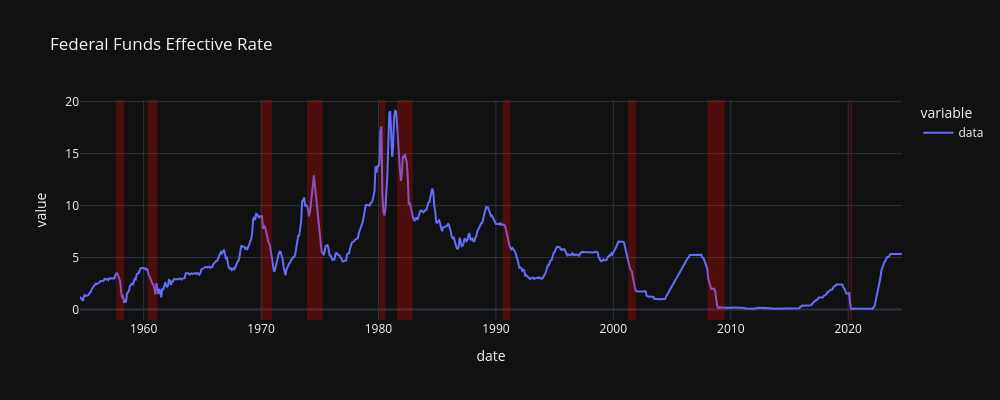

The notebook cell this image was saved under:
### Code cell
# """Federal Funds Effective Rate (FEDFUNDS)"""
plot_data("FEDFUNDS", "Federal Funds Effective Rate", years=70)

### Figure 1 — Plotly figure (JSON) as saved in the notebook; plotly's stock layout.template omitted (floating-point values rounded to 4 significant figures; data arrays with more than 128 entries replaced by an {"elided": "..."} marker saying what was removed)
{"data": [{"hovertemplate": "variable=data<br>date=%{x|%B %d, %Y}<br>value=%{y}<extra></extra>", "legendgroup": "data", "line": {"color": "#636efa", "dash": "solid"}, "marker": {"symbol": "circle"}, "mode": "lines", "name": "data", "orientation": "v", "showlegend": true, "type": "scatter", "x": {"elided": "841 str values"}, "xaxis": "x", "y": {"elided": "841 float values"}, "yaxis": "y"}], "layout": {"height": 400, "legend": {"title": {"text": "variable"}, "tracegroupgap": 0}, "shapes": [{"fillcolor": "red", "line": {"width": 0}, "opacity": 0.25, "type": "rect", "x0": "1957-09-01", "x1": "1958-05-01", "xref": "x", "y0": 0, "y1": 1, "yref": "y domain"}, {"fillcolor": "red", "line": {"width": 0}, "opacity": 0.25, "type": "rect", "x0": "1960-05-01", "x1": "1961-03-01", "xref": "x", "y0": 0, "y1": 1, "yref": "y domain"}, {"fillcolor": "red", "line": {"width": 0}, "opacity": 0.25, "type": "rect", "x0": "1970-01-01", "x1": "1970-12-01", "xref": "x", "y0": 0, "y1": 1, "yref": "y domain"}, {"fillcolor": "red", "line": {"width": 0}, "opacity": 0.25, "type": "rect", "x0": "1973-12-01", "x1": "1975-04-01", "xref": "x", "y0": 0, "y1": 1, "yref": "y domain"}, {"fillcolor": "red", "line": {"width": 0}, "opacity": 0.25, "type": "rect", "x0": "1980-02-01", "x1": "1980-08-01", "xref": "x", "y0": 0, "y1": 1, "yref": "y domain"}, {"fillcolor": "red", "line": {"width": 0}, "opacity": 0.25, "type": "rect", "x0": "1981-08-01", "x1": "1982-12-01", "xref": "x", "y0": 0, "y1": 1, "yref": "y domain"}, {"fillcolor": "red", "line": {"width": 0}, "opacity": 0.25, "type": "rect", "x0": "1990-08-01", "x1": "1991-04-01", "xref": "x", "y0": 0, "y1": 1, "yref": "y domain"}, {"fillcolor": "red", "line": {"width": 0}, "opacity": 0.25, "type": "rect", "x0": "2001-04-01", "x1": "2001-12-01", "xref": "x", "y0": 0, "y1": 1, "yref": "y domain"}, {"fillcolor": "red", "line": {"width": 0}, "opacity": 0.25, "type": "rect", "x0": "2008-01-01", "x1": "2009-07-01", "xref": "x", "y0": 0, "y1": 1, "yref": "y domain"}, {"fillcolor": "red", "line": {"width": 0}, "opacity": 0.25, "type": "rect", "x0": "2020-03-01", "x1": "2020-05-01", "xref": "x", "y0": 0, "y1": 1, "yref": "y domain"}], "title": {"text": "Federal Funds Effective Rate"}, "width": 1000, "xaxis": {"anchor": "y", "domain": [0, 1], "title": {"text": "date"}}, "yaxis": {"anchor": "x", "domain": [0, 1], "title": {"text": "value"}}}}
